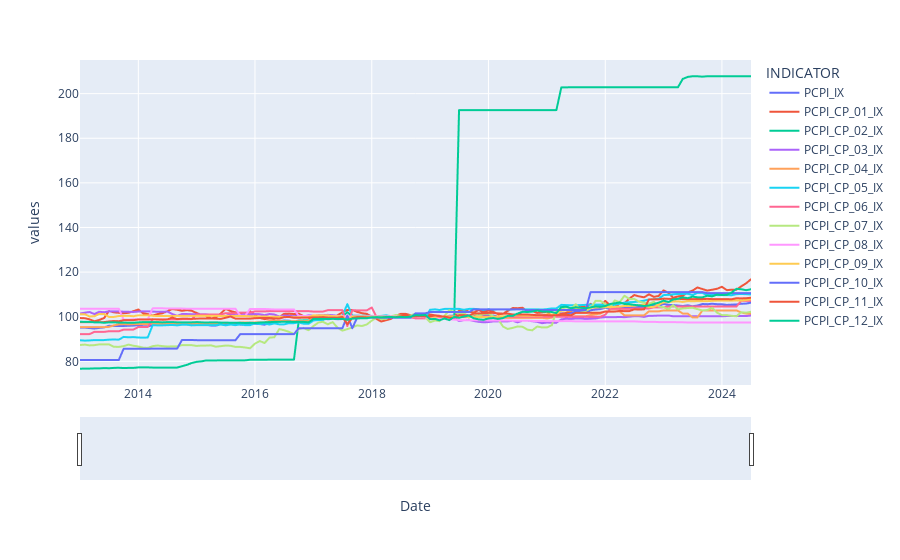

The notebook cell saved with this chart:
### Code cell
import plotly.express as px

fig = px.line(filtered_df_IX, x="Date", y="values",color='INDICATOR')
fig.update_xaxes(rangeslider_visible=True)

### Figure 1 — Plotly figure (JSON) as saved in the notebook; plotly's stock layout.template omitted (floating-point values rounded to 4 significant figures; data arrays with more than 128 entries replaced by an {"elided": "..."} marker saying what was removed)
{"data": [{"hovertemplate": "INDICATOR=PCPI_IX<br>Date=%{x}<br>values=%{y}<extra></extra>", "legendgroup": "PCPI_IX", "line": {"color": "#636efa", "dash": "solid"}, "marker": {"symbol": "circle"}, "mode": "lines", "name": "PCPI_IX", "showlegend": true, "type": "scattergl", "x": {"elided": "139 str values"}, "xaxis": "x", "y": {"elided": "139 float values"}, "yaxis": "y"}, {"hovertemplate": "INDICATOR=PCPI_CP_01_IX<br>Date=%{x}<br>values=%{y}<extra></extra>", "legendgroup": "PCPI_CP_01_IX", "line": {"color": "#EF553B", "dash": "solid"}, "marker": {"symbol": "circle"}, "mode": "lines", "name": "PCPI_CP_01_IX", "showlegend": true, "type": "scattergl", "x": {"elided": "139 str values"}, "xaxis": "x", "y": {"elided": "139 float values"}, "yaxis": "y"}, {"hovertemplate": "INDICATOR=PCPI_CP_02_IX<br>Date=%{x}<br>values=%{y}<extra></extra>", "legendgroup": "PCPI_CP_02_IX", "line": {"color": "#00cc96", "dash": "solid"}, "marker": {"symbol": "circle"}, "mode": "lines", "name": "PCPI_CP_02_IX", "showlegend": true, "type": "scattergl", "x": {"elided": "139 str values"}, "xaxis": "x", "y": {"elided": "139 float values"}, "yaxis": "y"}, {"hovertemplate": "INDICATOR=PCPI_CP_03_IX<br>Date=%{x}<br>values=%{y}<extra></extra>", "legendgroup": "PCPI_CP_03_IX", "line": {"color": "#ab63fa", "dash": "solid"}, "marker": {"symbol": "circle"}, "mode": "lines", "name": "PCPI_CP_03_IX", "showlegend": true, "type": "scattergl", "x": {"elided": "139 str values"}, "xaxis": "x", "y": {"elided": "139 float values"}, "yaxis": "y"}, {"hovertemplate": "INDICATOR=PCPI_CP_04_IX<br>Date=%{x}<br>values=%{y}<extra></extra>", "legendgroup": "PCPI_CP_04_IX", "line": {"color": "#FFA15A", "dash": "solid"}, "marker": {"symbol": "circle"}, "mode": "lines", "name": "PCPI_CP_04_IX", "showlegend": true, "type": "scattergl", "x": {"elided": "139 str values"}, "xaxis": "x", "y": {"elided": "139 float values"}, "yaxis": "y"}, {"hovertemplate": "INDICATOR=PCPI_CP_05_IX<br>Date=%{x}<br>values=%{y}<extra></extra>", "legendgroup": "PCPI_CP_05_IX", "line": {"color": "#19d3f3", "dash": "solid"}, "marker": {"symbol": "circle"}, "mode": "lines", "name": "PCPI_CP_05_IX", "showlegend": true, "type": "scattergl", "x": {"elided": "139 str values"}, "xaxis": "x", "y": {"elided": "139 float values"}, "yaxis": "y"}, {"hovertemplate": "INDICATOR=PCPI_CP_06_IX<br>Date=%{x}<br>values=%{y}<extra></extra>", "legendgroup": "PCPI_CP_06_IX", "line": {"color": "#FF6692", "dash": "solid"}, "marker": {"symbol": "circle"}, "mode": "lines", "name": "PCPI_CP_06_IX", "showlegend": true, "type": "scattergl", "x": {"elided": "139 str values"}, "xaxis": "x", "y": {"elided": "139 float values"}, "yaxis": "y"}, {"hovertemplate": "INDICATOR=PCPI_CP_07_IX<br>Date=%{x}<br>values=%{y}<extra></extra>", "legendgroup": "PCPI_CP_07_IX", "line": {"color": "#B6E880", "dash": "solid"}, "marker": {"symbol": "circle"}, "mode": "lines", "name": "PCPI_CP_07_IX", "showlegend": true, "type": "scattergl", "x": {"elided": "139 str values"}, "xaxis": "x", "y": {"elided": "139 float values"}, "yaxis": "y"}, {"hovertemplate": "INDICATOR=PCPI_CP_08_IX<br>Date=%{x}<br>values=%{y}<extra></extra>", "legendgroup": "PCPI_CP_08_IX", "line": {"color": "#FF97FF", "dash": "solid"}, "marker": {"symbol": "circle"}, "mode": "lines", "name": "PCPI_CP_08_IX", "showlegend": true, "type": "scattergl", "x": {"elided": "139 str values"}, "xaxis": "x", "y": {"elided": "139 float values"}, "yaxis": "y"}, {"hovertemplate": "INDICATOR=PCPI_CP_09_IX<br>Date=%{x}<br>values=%{y}<extra></extra>", "legendgroup": "PCPI_CP_09_IX", "line": {"color": "#FECB52", "dash": "solid"}, "marker": {"symbol": "circle"}, "mode": "lines", "name": "PCPI_CP_09_IX", "showlegend": true, "type": "scattergl", "x": {"elided": "139 str values"}, "xaxis": "x", "y": {"elided": "139 float values"}, "yaxis": "y"}, {"hovertemplate": "INDICATOR=PCPI_CP_10_IX<br>Date=%{x}<br>values=%{y}<extra></extra>", "legendgroup": "PCPI_CP_10_IX", "line": {"color": "#636efa", "dash": "solid"}, "marker": {"symbol": "circle"}, "mode": "lines", "name": "PCPI_CP_10_IX", "showlegend": true, "type": "scattergl", "x": {"elided": "139 str values"}, "xaxis": "x", "y": {"elided": "139 float values"}, "yaxis": "y"}, {"hovertemplate": "INDICATOR=PCPI_CP_11_IX<br>Date=%{x}<br>values=%{y}<extra></extra>", "legendgroup": "PCPI_CP_11_IX", "line": {"color": "#EF553B", "dash": "solid"}, "marker": {"symbol": "circle"}, "mode": "lines", "name": "PCPI_CP_11_IX", "showlegend": true, "type": "scattergl", "x": {"elided": "139 str values"}, "xaxis": "x", "y": {"elided": "139 float values"}, "yaxis": "y"}, {"hovertemplate": "INDICATOR=PCPI_CP_12_IX<br>Date=%{x}<br>values=%{y}<extra></extra>", "legendgroup": "PCPI_CP_12_IX", "line": {"color": "#00cc96", "dash": "solid"}, "marker": {"symbol": "circle"}, "mode": "lines", "name": "PCPI_CP_12_IX", "showlegend": true, "type": "scattergl", "x": {"elided": "139 str values"}, "xaxis": "x", "y": {"elided": "139 float values"}, "yaxis": "y"}], "layout": {"legend": {"title": {"text": "INDICATOR"}, "tracegroupgap": 0}, "margin": {"t": 60}, "xaxis": {"anchor": "y", "domain": [0, 1], "rangeslider": {"visible": true}, "title": {"text": "Date"}}, "yaxis": {"anchor": "x", "domain": [0, 1], "title": {"text": "values"}}}}
